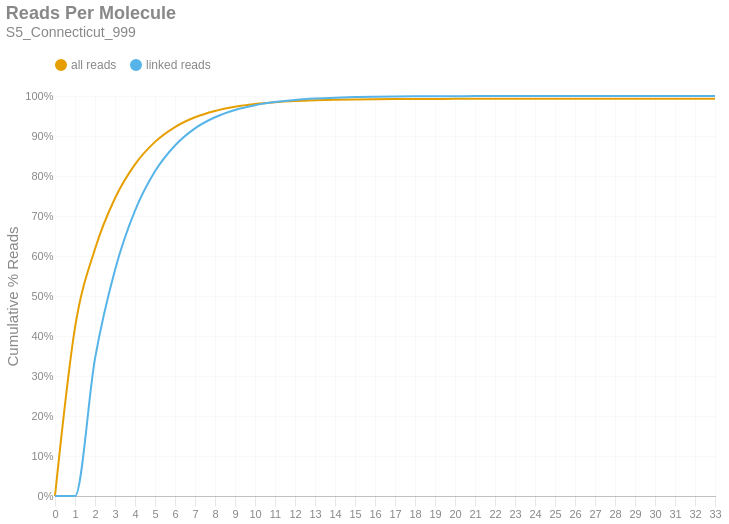

Here is the notebook cell this chart was saved with:
### Markdown cell above
### Reads per Molecule
This chart shows the cumulative distribution of the number of reads per linked molecule. That is, how many alignments are associated with a unique molecule. This excludes the number of reads associated with invalid or absent linked-read barcodes. The `linked` histogram is the percentages recalculated when disregarding singletons.

### Code cell
if SKIPLR:
    print_html(f"Skipped")
else:
    counts = np.bincount(valids['reads'].cast(pl.Int64).to_numpy())
    weighted = counts * np.arange(len(counts))
    all_perc = weighted / n_reads
    linked_perc = weighted / n_linked_reads
    linked_perc[1] = 0
    binned_df = pl.DataFrame({
        'readsper': list(range(len(counts))),
        'all reads (cumsum)': np.cumsum(all_perc).tolist(),
        'linked reads (cumsum)': np.cumsum(linked_perc).tolist(),
    })

    with SafeRender(binned_df):
        (
            density_plot(binned_df, 'Reads Per Molecule', samplename, 'readspmol')
            .encode(
                x=alt.X('readsper:O', title=None).axis(labelAngle=0).scale(padding=0),
                y=alt.Y('value:Q', title='Cumulative % Reads').axis(format='%').stack(False),
                color=alt.Color("key:N").scale(domain=["all reads", "linked reads"]),
                tooltip=[
                    alt.Tooltip("key:N", title="Data Type"),
                    alt.Tooltip("readsper:O", title="Reads Per Molecule"),
                    alt.Tooltip("value:Q", format=".2%", title="% Reads (Cum.)")
                ]            
            )
        ).display()

### Figure 1 — Vega-Lite specification as saved in the notebook (floating-point values rounded to 4 significant figures)
{"width": "container", "height": 400, "config": {"title": {"anchor": "start", "dy": -15, "fontSize": 18, "color": "#888888", "subtitleColor": "#888888", "subtitleFontSize": 14}, "arc": {"fill": "#0072B2"}, "axis": {"domainColor": "#888888", "domainWidth": 0.5, "gridWidth": 0.2, "grid": false, "titleFontWeight": 400, "titleFontSize": 15, "labelFontSize": 11, "labelColor": "#888888", "tickColor": "#888888", "tickWidth": 0.2, "titleColor": "#888888"}, "axisBand": {"grid": false}, "axisX": {"grid": true, "tickSize": 10, "domainCap": "round"}, "axisY": {"domain": false, "grid": true, "tickSize": 0, "domainCap": "round"}, "background": "transparent", "header": {"labelFontSize": 15, "labelColor": "#888888", "titleFontSize": 15, "titleFontWeight": 600, "titleColor": "#888888"}, "legend": {"labelFont": "sans-serif", "labelFontSize": 12, "labelColor": "#888888", "symbolSize": 100, "symbolType": "circle", "titleFontSize": 12, "titlePadding": 10, "titleColor": "#888888", "title": null, "orient": "top"}, "range": {"category": ["#E69F00", "#56B4E9", "#009E73", "#F0E442", "#0072B2", "#D55E00", "#CC79A7", "#000000"], "diverging": ["#cfe8f3", "#a2d4ec", "#73bfe2", "#46abdb", "#1696d2", "#12719e"]}, "area": {"fill": "#0072B2", "fillOpacity": 0.7, "line": true, "strokeOpacity": 0.7}, "line": {"color": "#0072B2", "stroke": "#0072B2", "strokeWidth": 2}, "trail": {"color": "#0072B2", "stroke": "#0072B2", "strokeWidth": 0, "size": 1}, "point": {"filled": true, "fillOpacity": 1.0, "size": 95}, "text": {"color": "#888888", "fontSize": 11, "align": "right", "fontWeight": 400, "size": 11}, "bar": {"fill": "#0072B2", "stroke": null}, "view": {"stroke": null, "continuousWidth": 660, "continuousHeight": 400}}, "data": {"name": "data-21e439bd7a67ed40c776e7cde2118692"}, "mark": {"type": "line", "interpolate": "monotone", "point": {"opacity": 0, "size": 275}}, "encoding": {"color": {"field": "key", "scale": {"domain": ["all reads", "linked reads"]}, "type": "nominal"}, "tooltip": [{"field": "key", "title": "Data Type", "type": "nominal"}, {"field": "readsper", "title": "Reads Per Molecule", "type": "ordinal"}, {"field": "value", "format": ".2%", "title": "% Reads (Cum.)", "type": "quantitative"}], "x": {"axis": {"labelAngle": 0}, "field": "readsper", "scale": {"padding": 0}, "title": null, "type": "ordinal"}, "y": {"axis": {"format": "%"}, "field": "value", "stack": false, "title": "Cumulative % Reads", "type": "quantitative"}}, "params": [{"name": "param_c36ac31b6afebe62", "select": {"type": "point", "fields": ["key"]}, "bind": "legend"}], "title": {"text": "Reads Per Molecule", "subtitle": "S5_Connecticut_999"}, "transform": [{"fold": ["all reads (cumsum)", "linked reads (cumsum)"]}, {"calculate": "replace(datum.key, ' (cumsum)', '')", "as": "key"}, {"filter": {"param": "param_c36ac31b6afebe62"}}], "usermeta": {"embedOptions": {"downloadFileName": "S5_Connecticut_999.readspmol"}}, "$schema": "https://vega.github.io/schema/vega-lite/v6.1.0.json", "datasets": {"data-21e439bd7a67ed40c776e7cde2118692": [{"readsper": 0, "all reads (cumsum)": 0.0, "linked reads (cumsum)": 0.0}, {"readsper": 1, "all reads (cumsum)": 0.421, "linked reads (cumsum)": 0.0}, {"readsper": 2, "all reads (cumsum)": 0.6174, "linked reads (cumsum)": 0.3433}, {"readsper": 3, "all reads (cumsum)": 0.7443, "linked reads (cumsum)": 0.5651}, {"readsper": 4, "all reads (cumsum)": 0.829, "linked reads (cumsum)": 0.7132}, {"readsper": 5, "all reads (cumsum)": 0.8853, "linked reads (cumsum)": 0.8117}, {"readsper": 6, "all reads (cumsum)": 0.9223, "linked reads (cumsum)": 0.8763}, {"readsper": 7, "all reads (cumsum)": 0.9468, "linked reads (cumsum)": 0.9191}, {"readsper": 8, "all reads (cumsum)": 0.9627, "linked reads (cumsum)": 0.9469}, {"readsper": 9, "all reads (cumsum)": 0.9731, "linked reads (cumsum)": 0.9652}, {"readsper": 10, "all reads (cumsum)": 0.9799, "linked reads (cumsum)": 0.977}, {"readsper": 11, "all reads (cumsum)": 0.9844, "linked reads (cumsum)": 0.9849}, {"readsper": 12, "all reads (cumsum)": 0.9875, "linked reads (cumsum)": 0.9902}, {"readsper": 13, "all reads (cumsum)": 0.9894, "linked reads (cumsum)": 0.9936}, {"readsper": 14, "all reads (cumsum)": 0.9906, "linked reads (cumsum)": 0.9958}, {"readsper": 15, "all reads (cumsum)": 0.9914, "linked reads (cumsum)": 0.9972}, {"readsper": 16, "all reads (cumsum)": 0.992, "linked reads (cumsum)": 0.9981}, {"readsper": 17, "all reads (cumsum)": 0.9923, "linked reads (cumsum)": 0.9987}, {"readsper": 18, "all reads (cumsum)": 0.9926, "linked reads (cumsum)": 0.9992}, {"readsper": 19, "all reads (cumsum)": 0.9927, "linked reads (cumsum)": 0.9994}, {"readsper": 20, "all reads (cumsum)": 0.9928, "linked reads (cumsum)": 0.9996}, {"readsper": 21, "all reads (cumsum)": 0.9929, "linked reads (cumsum)": 0.9997}, {"readsper": 22, "all reads (cumsum)": 0.993, "linked reads (cumsum)": 0.9998}, {"readsper": 23, "all reads (cumsum)": 0.993, "linked reads (cumsum)": 0.9999}, {"readsper": 24, "all reads (cumsum)": 0.993, "linked reads (cumsum)": 0.9999}, {"readsper": 25, "all reads (cumsum)": 0.993, "linked reads (cumsum)": 0.9999}, {"readsper": 26, "all reads (cumsum)": 0.993, "linked reads (cumsum)": 1.0}, {"readsper": 27, "all reads (cumsum)": 0.993, "linked reads (cumsum)": 1.0}, {"readsper": 28, "all reads (cumsum)": 0.993, "linked reads (cumsum)": 1.0}, {"readsper": 29, "all reads (cumsum)": 0.993, "linked reads (cumsum)": 1.0}, {"readsper": 30, "all reads (cumsum)": 0.993, "linked reads (cumsum)": 1.0}, {"readsper": 31, "all reads (cumsum)": 0.993, "linked reads (cumsum)": 1.0}, {"readsper": 32, "all reads (cumsum)": 0.9931, "linked reads (cumsum)": 1.0}, {"readsper": 33, "all reads (cumsum)": 0.9931, "linked reads (cumsum)": 1.0}]}}
